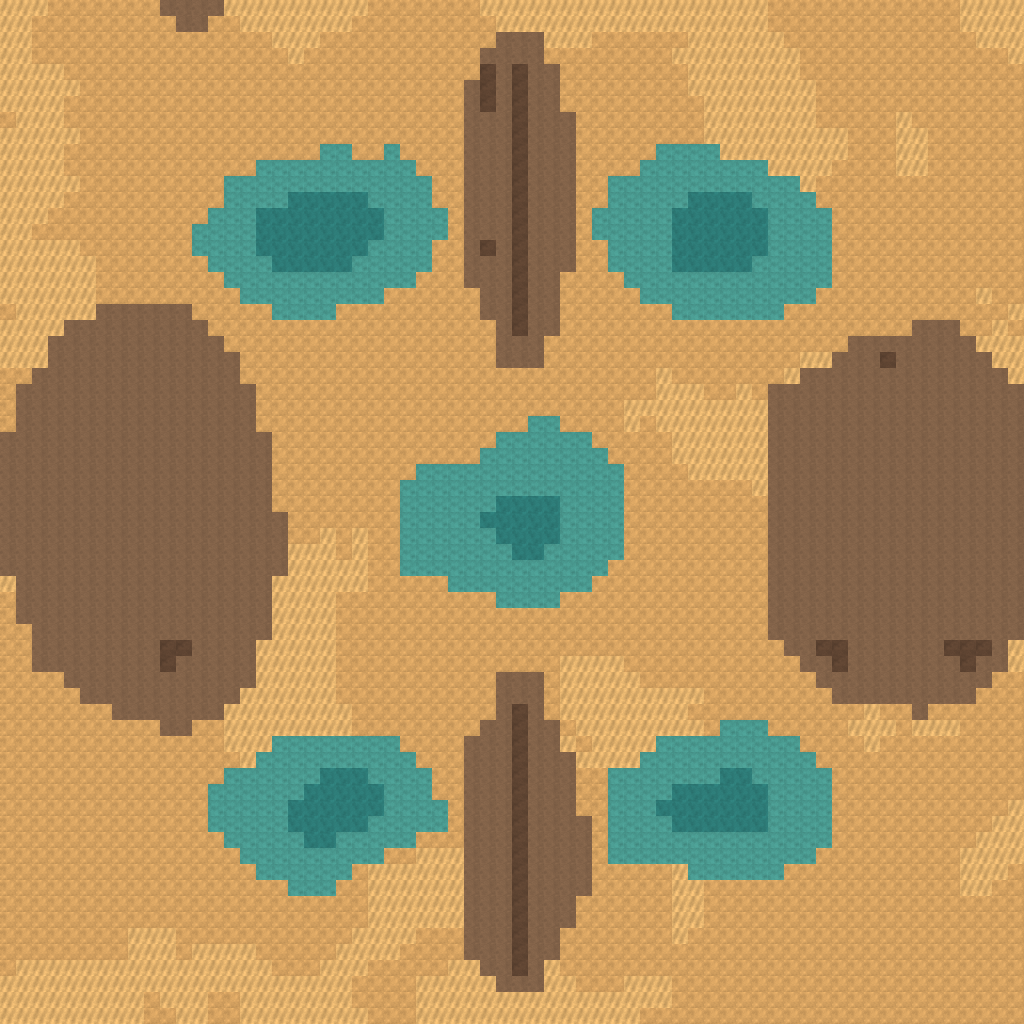

Below is a game level as drawn by its tile map, then a one-line description and the .tmx that defines it (tile-layer data replaced by summaries):
An orthogonal 64x64 tile map with 16x16 px tiles, 1 tile layer (ground) and 15 objects (4x tank, 2x yard, 2x turbine, 2x refinery, 2x harvester, ...).

<map version="1.10" tiledversion="1.10.2" orientation="orthogonal" renderorder="right-down" width="64" height="64" tilewidth="16" tileheight="16" infinite="0" nextlayerid="3" nextobjectid="16">
 <tileset firstgid="1" source="tiles.tsx" />
 <layer id="1" name="ground" width="64" height="64">
  <data>[4096 cells, 4096 non-empty, 6 distinct tile ids]</data>
 </layer>
 <objectgroup id="2" name="things">
  <object id="1" type="yard" x="64" y="432" width="64" height="64">
   <properties>
    <property name="side" value="blue" />
   </properties>
  </object>
  <object id="2" type="turbine" x="144" y="432" width="32" height="32">
   <properties>
    <property name="side" value="blue" />
   </properties>
  </object>
  <object id="3" type="refinery" x="64" y="512" width="64" height="32">
   <properties>
    <property name="side" value="blue" />
   </properties>
  </object>
  <object id="4" type="harvester" x="208" y="576" width="16" height="16">
   <properties>
    <property name="side" value="blue" />
   </properties>
  </object>
  <object id="5" type="tank" x="224" y="448" width="16" height="16">
   <properties>
    <property name="side" value="blue" />
   </properties>
  </object>
  <object id="6" type="tank" x="224" y="480" width="16" height="16">
   <properties>
    <property name="side" value="blue" />
   </properties>
  </object>
  <object id="7" type="trike" x="192" y="416" width="16" height="16">
   <properties>
    <property name="side" value="blue" />
   </properties>
  </object>
  <object id="8" type="yard" x="896" y="432" width="64" height="64">
   <properties>
    <property name="side" value="red" />
   </properties>
  </object>
  <object id="9" type="turbine" x="976" y="432" width="32" height="32">
   <properties>
    <property name="side" value="red" />
   </properties>
  </object>
  <object id="10" type="refinery" x="896" y="512" width="64" height="32">
   <properties>
    <property name="side" value="red" />
   </properties>
  </object>
  <object id="11" type="outpost" x="896" y="560" width="32" height="32">
   <properties>
    <property name="side" value="red" />
   </properties>
  </object>
  <object id="12" type="harvester" x="816" y="544" width="16" height="16">
   <properties>
    <property name="side" value="red" />
   </properties>
  </object>
  <object id="13" type="tank" x="816" y="448" width="16" height="16">
   <properties>
    <property name="side" value="red" />
   </properties>
  </object>
  <object id="14" type="tank" x="816" y="480" width="16" height="16">
   <properties>
    <property name="side" value="red" />
   </properties>
  </object>
  <object id="15" type="trike" x="832" y="416" width="16" height="16">
   <properties>
    <property name="side" value="red" />
   </properties>
  </object>
 </objectgroup>
</map>
